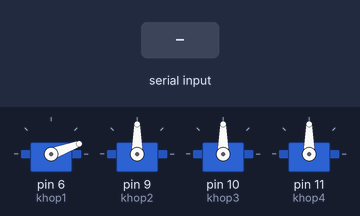
Bench run of a sketch on a simulated Arduino Uno, built with avr-gcc and run on an emulated ATmega328P. Shown: 4 × servo. Inputs (shaded band) come from the test bench.

Above: at 1.2 s.
1.3 s: "1" received over Serial
At 2.26 s:
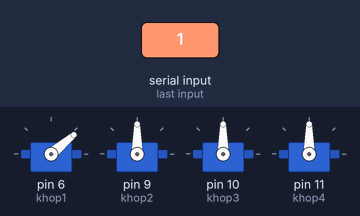
4.3 s: "2" received over Serial
At 5.0 s:
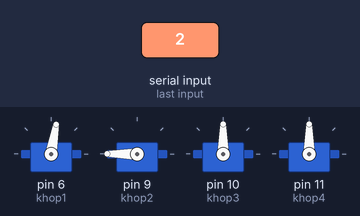
5.8 s: "3" received over Serial
At 6.36 s:
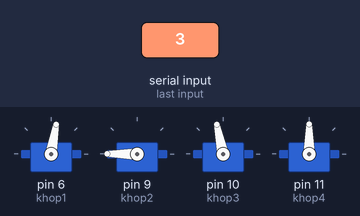
8.8 s: "4" received over Serial
At 8.96 s:
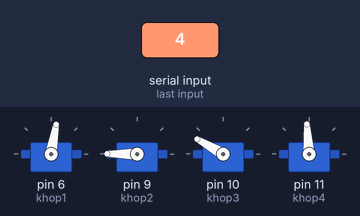
11.8 s: "5" received over Serial
At 11.97 s:
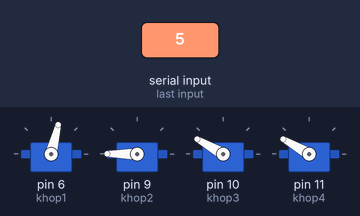
14.8 s: "6" received over Serial
At 16.1 s:
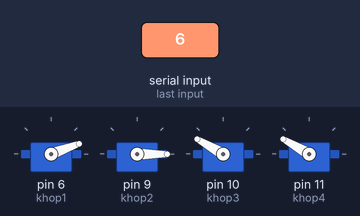
Timing chart, 0 to 17.3 s (numbered marks = the images above; inputs shaded):
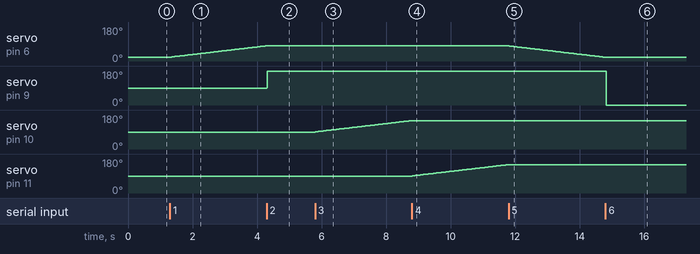

The sketch:

DemoArmRobot.ino
```cpp
#include <Servo.h>

Servo khop1, khop2, khop3, khop4;
char blue;
void setup(){

    Serial.begin(9600);
    khop1.attach(6);
    khop2.attach(9);
    khop3.attach(10);
    khop4.attach(11);
    defaultPosition();
}
void loop(){

  if (Serial.available() > 0) blue = Serial.read();

  switch(blue){


    case '0':
      stopArmRobot();
      break;
    case '1':
      quayTraiTuTu();
      break;
    case '2':
      nangLenBac2();
      break;
    case '3':
      nangLenBac3();
      break;
    case '4':
      xoayTraiBac4();
      break;
    case '5':
      quayPhaiTuTu();
      break;
    case '6':
      haXuongBac2();
      break;
    case '7':
      haXuongBac3();
      break;
    case '8':
      xoayPhaiBac4();
      break;
  }

}
void stopArmRobot(){
    servoPosition(khop1.read(),khop2.read(), khop3.read(), khop4.read());
}
void servoPosition(int servo1, int servo2, int servo3, int servo4){
    khop1.write(servo1);
    khop2.write(servo2);
    khop3.write(servo3);
    khop4.write(servo4);
}
void quayTraiTuTu(){
    khop1.write(khop1.read() + 1);
    delay(50);
}
void quayPhaiTuTu(){
    khop1.write(khop1.read() - 1);
    delay(50);
}
void nangLenBac2(){
    khop2.write(khop2.read() + 1);
    //delay(50);
}
void haXuongBac2(){
    khop2.write(khop2.read()- 1);
    //delay(50);
}
void nangLenBac3(){
    khop3.write(khop3.read()+ 1);
    delay(50);
}
void haXuongBac3(){
    khop3.write(khop3.read()- 1);
    delay(50);
}
void xoayTraiBac4(){
    khop4.write(khop4.read() + 1);
    delay(50);
}
void xoayPhaiBac4(){
    khop4.write(khop4.read()- 1);
    delay(50);
}
void defaultPosition(){
    khop1.write(20);
    khop2.write(90);
    //khop3.write(80);
    //khop4.write(100);
}
```

Measured:
- after the input at 1.3 s, servo on pin 6 (khop1): moves from 20° to 80° over 3.0 s, starting at once
- after the input at 4.3 s, servo on pin 6 (khop1): stays 80° (without the input it goes to 81° after 0.01 s); servo on pin 9 (khop2): 90° → 180° at once
- after the input at 5.8 s, servo on pin 10 (khop3): moves from 90° to 150° over 3.0 s, starting at once
- after the input at 8.8 s, servo on pin 10 (khop3): stays 150° (without the input it goes to 151° after 0.01 s); servo on pin 11 (khop4): moves from 90° to 150° over 3.0 s, starting at once
- after the input at 11.8 s, servo on pin 6 (khop1): moves from 80° to 20° over 3.0 s, starting at once; servo on pin 11 (khop4): stays 150° (without the input it goes to 151° after 0.01 s)
- after the input at 14.8 s, servo on pin 6 (khop1): stays 20° (without the input it goes to 19° after 0.02 s); servo on pin 9 (khop2): 180° → 0° at once
